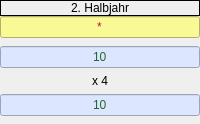
      <widget class="QFrame" name="frame_8">
       <property name="frameShape">
        <enum>QFrame::NoFrame</enum>
       </property>
       <property name="frameShadow">
        <enum>QFrame::Raised</enum>
       </property>
       <layout class="QVBoxLayout" name="verticalLayout_4">
        <property name="spacing">
         <number>0</number>
        </property>
        <property name="leftMargin">
         <number>0</number>
        </property>
        <property name="topMargin">
         <number>0</number>
        </property>
        <property name="rightMargin">
         <number>0</number>
        </property>
        <property name="bottomMargin">
         <number>0</number>
        </property>
        <item>
         <widget class="QLabel" name="label_28">
          <property name="frameShape">
           <enum>QFrame::Box</enum>
          </property>
          <property name="text">
           <string>2. Halbjahr</string>
          </property>
          <property name="alignment">
           <set>Qt::AlignCenter</set>
          </property>
         </widget>
        </item>
        <item>
         <widget class="QLineEdit" name="g_8">
          <property name="styleSheet">
           <string notr="true">color: rgb(200, 27, 36);
background-color: rgb(249, 249, 150);</string>
          </property>
          <property name="text">
           <string>*</string>
          </property>
          <property name="alignment">
           <set>Qt::AlignCenter</set>
          </property>
         </widget>
        </item>
        <item>
         <widget class="QFrame" name="frame_16">
          <property name="frameShape">
           <enum>QFrame::NoFrame</enum>
          </property>
          <property name="frameShadow">
           <enum>QFrame::Raised</enum>
          </property>
          <layout class="QVBoxLayout" name="verticalLayout_12">
           <property name="leftMargin">
            <number>0</number>
           </property>
           <property name="topMargin">
            <number>8</number>
           </property>
           <property name="rightMargin">
            <number>0</number>
           </property>
           <property name="bottomMargin">
            <number>8</number>
           </property>
           <item>
            <widget class="QLineEdit" name="points_8">
             <property name="styleSheet">
              <string notr="true">color: rgb(38, 100, 50);
background-color: rgb(220, 230, 255);</string>
             </property>
             <property name="text">
              <string>10</string>
             </property>
             <property name="alignment">
              <set>Qt::AlignCenter</set>
             </property>
             <property name="readOnly">
              <bool>true</bool>
             </property>
            </widget>
           </item>
           <item>
            <widget class="QLabel" name="label_33">
             <property name="text">
              <string>x 4</string>
             </property>
             <property name="alignment">
              <set>Qt::AlignCenter</set>
             </property>
            </widget>
           </item>
           <item>
            <widget class="QLineEdit" name="abi_8">
             <property name="styleSheet">
              <string notr="true">color: rgb(38, 100, 50);
background-color: rgb(220, 230, 255);</string>
             </property>
             <property name="text">
              <string>10</string>
             </property>
             <property name="alignment">
              <set>Qt::AlignCenter</set>
             </property>
             <property name="readOnly">
              <bool>true</bool>
             </property>
            </widget>
           </item>
          </layout>
         </widget>
        </item>
       </layout>
      </widget>
